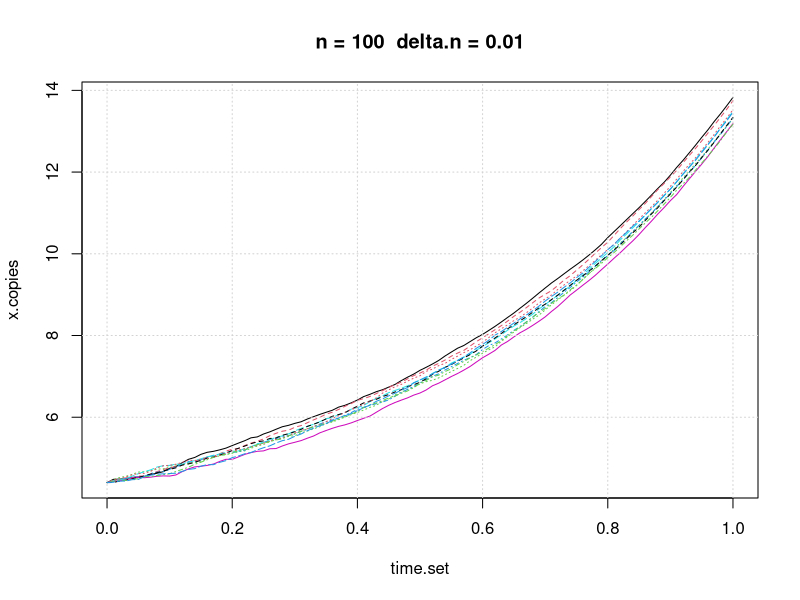

R code for this plot:
# Моделювання траєкторії наближеного розв'язку СДР
# dX(t) = a(t,X(t))dt + b(t,X(t))dW(t), X(0) = x0, t in [0,T]
# Використовуючи метод Ейлера. Аргументи:
# x0 -- початкова точка розв'язку X(t)
# t -- T, верхній горизонт
# n -- кількість ненульових вузлів на [0,T]
# a, b -- коефіцієнти зсуву та дифузії відповідно
model.euler <- function(x0, t, n, a, b)
{
  # Ініціалізація кроку
  delta.n <- t/n
  x.approx <- numeric(length=n+1)
  # Старт наближення -- це старт розв'язку
  x.approx[1] <- x0
  # Буквально за означенням методу Ейлера
  for(j in 1:n)
  {
    dw <- rnorm(1, mean=0, sd=sqrt(delta.n))
    tk <- (j-1)*delta.n
    a.dt <- a(tk, x.approx[j]) * delta.n
    b.dw <- b(tk, x.approx[j]) * dw
    x.approx[j+1] <- x.approx[j] + a.dt + b.dw
  }
  x.approx
}

seed.value <- 7
# 2000, 7, 128935
# Для відтворення результатів
set.seed(seed.value)

# Параметри СДР та наближення
x0 <- 4.4
a <- function(t, x) { 4^t * log(1 + x*x) }
b <- function(t, x) { (t + x) / (1 + t*t + x*x) }

n <- 100
t <- 1

# Кількість траєкторій наближеного розв'язку СДР для моделювання
n.copies <- 10

# Безпосередньо моделювання траєкторій
x.copies <- matrix(nrow=n+1, ncol=n.copies)
for(k in 1:n.copies)
{
  x.traj <- model.euler(x0, t, n, a, b)
  x.copies[,k] <- x.traj
}

time.set <- (0:n) * t/n
matplot(
  x=time.set, y=x.copies, type="l",
  main=paste("n =", n, " delta.n =", round(t/n, 4))
)
grid()
